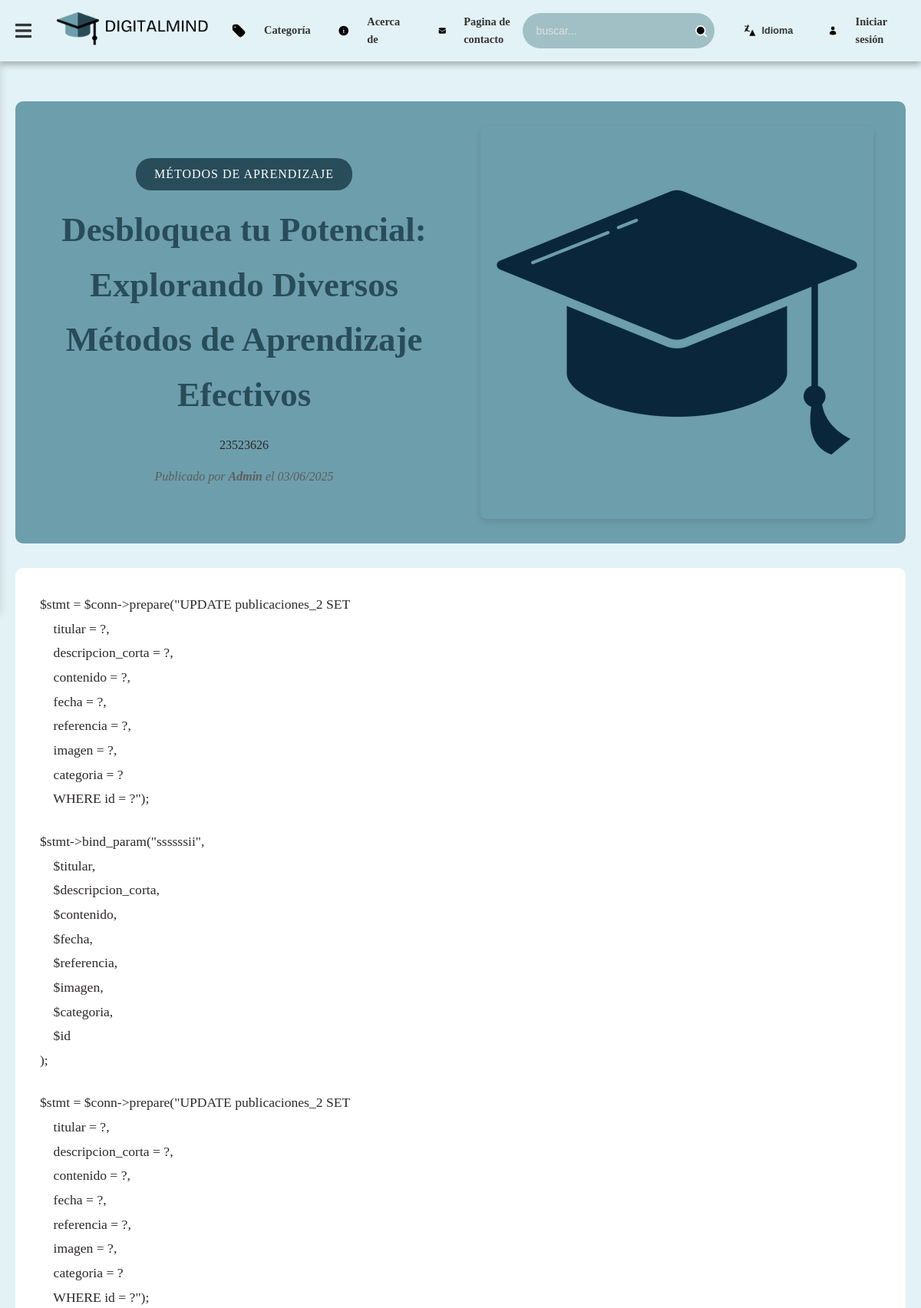
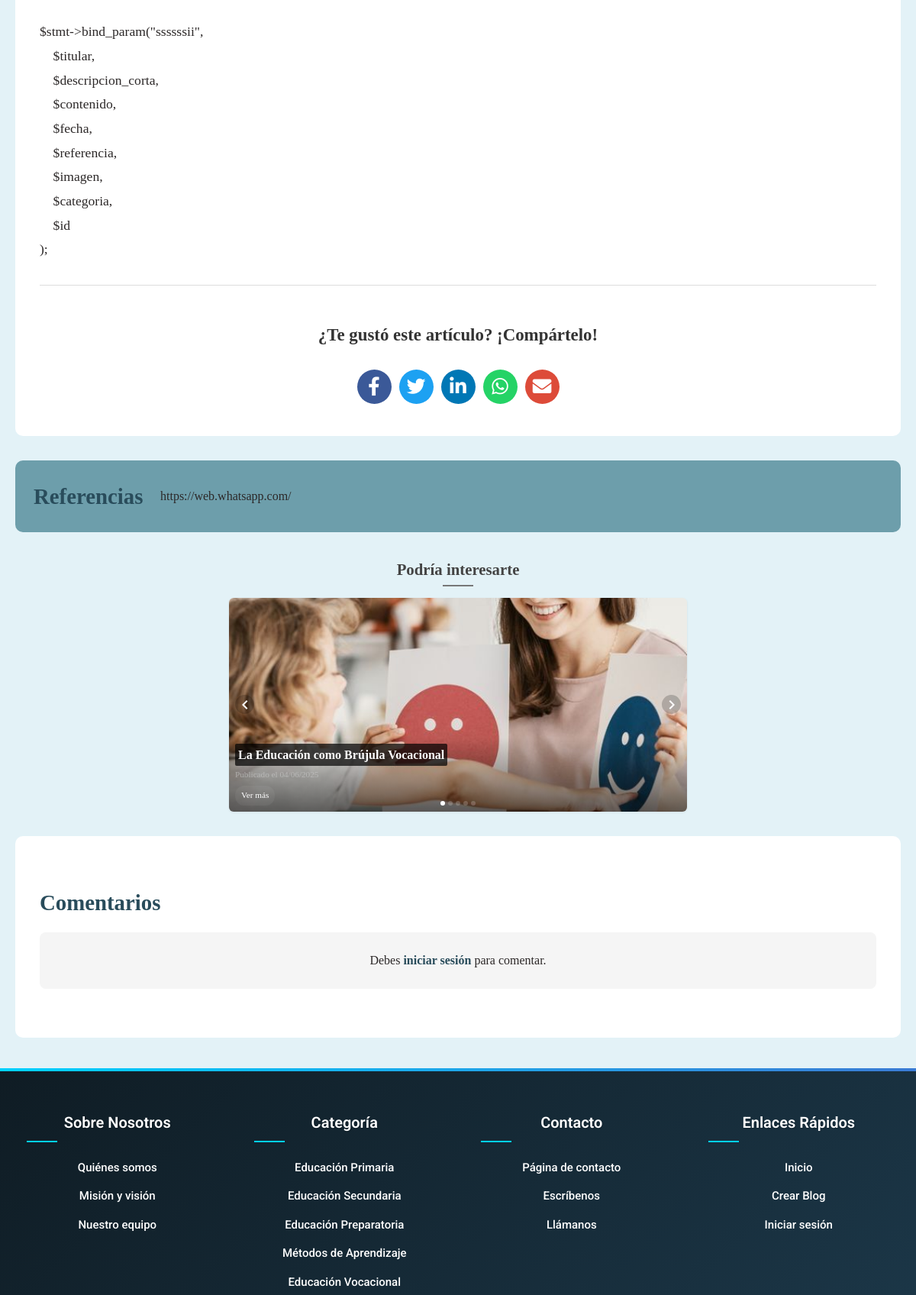
Screenshot of /PHP/post_completo.php (upper part) with the database file from the repository (2 pictures, top to bottom).
### tables this page shows
CREATE TABLE `publicaciones_2` (
  `id` int(11) NOT NULL,
  `titular` varchar(255) NOT NULL,
  `fecha` date NOT NULL,
  `descripcion_corta` varchar(255) NOT NULL,
  `contenido` text NOT NULL,
  `referencia` varchar(255) NOT NULL,
  `imagen` varchar(255) DEFAULT NULL COMMENT 'Ruta/nombre del archivo de imagen',
  `categoria` varchar(50) NOT NULL,
  `fecha_creacion` timestamp NOT NULL DEFAULT current_timestamp(),
  `total_ratings` int(11) DEFAULT 0,
  `rating_count` int(11) DEFAULT 0,
  `mensaje` varchar(255) NOT NULL,
  `estado` enum('publicado','archivado') DEFAULT 'publicado',
  `categoria_id` int(11) DEFAULT NULL
);

CREATE TABLE `categoria` (
  `id` int(11) NOT NULL,
  `nombre` varchar(100) NOT NULL,
  `descripcion_corta` varchar(255) DEFAULT NULL,
  `imagen` varchar(255) DEFAULT NULL
);

### PHP/post_completo.php (the view, shortened to what this page needs)
<?php
include 'blog_db.php';
$id = isset($_GET['id']) && is_numeric($_GET['id']) ? intval($_GET['id']) : null;
try {
    $sql = $id
        ? "SELECT p.*, c.nombre AS categoria_nombre FROM publicaciones_2 p LEFT JOIN categoria c ON p.categoria_id = c.id WHERE p.id = $id"
        : "SELECT p.*, c.nombre AS categoria_nombre FROM publicaciones_2 p LEFT JOIN categoria c ON p.categoria_id = c.id ORDER BY p.id DESC LIMIT 1";
    $resultado = $conn->query($sql);
    $post = $resultado->fetch_assoc();
    $id = $post['id'];
    $canonicalUrl = "https://" . $_SERVER['HTTP_HOST'] . $_SERVER['REQUEST_URI'];
    $tableCheck = $conn->query("SHOW TABLES LIKE 'comentarios'");
    $commentsTableExists = $tableCheck->num_rows > 0;
    $sql_carrusel = "SELECT * FROM publicaciones_2 WHERE id != $id ORDER BY RAND() LIMIT 5";
    $resultado_carrusel = $conn->query($sql_carrusel);
    $slides = [];
    if ($resultado_carrusel->num_rows > 0) {
        while ($fila = $resultado_carrusel->fetch_assoc()) {
            $slides[] = $fila;
        }
    }
} catch (mysqli_sql_exception $e) {
    die("Error de base de datos: " . $e->getMessage());
} catch (Exception $e) {
    die($e->getMessage());
}
include 'header.php';
?>
<!DOCTYPE html>
<html lang="es">
<head>
    <link rel="stylesheet" href="../css/modals.css">
    <link rel="stylesheet" href="../css/blog_style.css">
    <link rel="stylesheet" href="https://cdnjs.cloudflare.com/ajax/libs/font-awesome/5.15.4/css/all.min.css">
</head>
    <body>
        <main>
            <div class="progress-bar">
            </div>
            <div class="main-container">
                <header class="post-header">
                    <div class="post-header-text">
                        <span class="category-tag"><?php echo htmlspecialchars($post['categoria_nombre'] ?? 'Sin categoría'); ?></span>
                        <h1><?php echo htmlspecialchars($post['titular']); ?></h1>
                        <p><?php echo htmlspecialchars($post['descripcion_corta']); ?></p>
                        <div class="post-meta">
                            <p>Publicado por <strong><?php echo htmlspecialchars($post['autor'] ?? 'Admin'); ?></strong> el <?php echo date('d/m/Y', strtotime($post['fecha'])); ?></p>
                        </div>
                    </div>
                    <div class="post-header-image">
                        <?php if (!empty($post['imagen'])): ?>
                            <img src="../images/publicaciones/<?php echo htmlspecialchars($post['imagen']); ?>" alt="<?php echo htmlspecialchars($post['titular']); ?>">
                        <?php else: ?>
                            <img src="../images/default-post.jpg" alt="Imagen por defecto">
                        <?php endif; ?>
                    </div>
                </header>
                <article class="post-content">
                    <?php echo $post['contenido']; ?>
                    <div class="social-share-bottom">
                        <h3>¿Te gustó este artículo? ¡Compártelo!</h3>
                        <div class="share-buttons">
                            <a href="https://www.facebook.com/sharer/sharer.php?u=<?php echo urlencode($canonicalUrl); ?>" target="_blank" rel="noopener noreferrer" class="share-button facebook" title="Compartir en Facebook">
                                <i class="fab fa-facebook-f"></i>
                            </a>
                            <a href="https://twitter.com/intent/tweet?text=<?php echo urlencode(htmlspecialchars($post['titular'])) . ' ' . urlencode($canonicalUrl); ?>" target="_blank" rel="noopener noreferrer" class="share-button twitter" title="Compartir en Twitter">
                                <i class="fab fa-twitter"></i>
                            </a>
                            <a href="https://www.linkedin.com/shareArticle?mini=true&url=<?php echo urlencode($canonicalUrl); ?>&title=<?php echo urlencode(htmlspecialchars($post['titular'])); ?>&summary=<?php echo urlencode(htmlspecialchars($post['descripcion_corta'])); ?>" target="_blank" rel="noopener noreferrer" class="share-button linkedin" title="Compartir en LinkedIn">
                                <i class="fab fa-linkedin-in"></i>
                            </a>
                            <a href="whatsapp://send?text=<?php echo urlencode(htmlspecialchars($post['titular']) . ' - ' . $canonicalUrl); ?>" target="_blank" rel="noopener noreferrer" class="share-button whatsapp" title="Compartir en WhatsApp">
                                <i class="fab fa-whatsapp"></i>
                            </a>
                            <a href="mailto:?subject=<?php echo urlencode(htmlspecialchars($post['titular'])); ?>&body=<?php echo urlencode("Mira este artículo: " . $canonicalUrl); ?>" class="share-button email" title="Compartir por email">
                                <i class="fas fa-envelope"></i>
                            </a>
                        </div>
                    </div>
                </article>
                <?php if (!empty($post['referencia'])): ?>
                <section class="references-container">
                    <div class="references-content">
                        <h2>Referencias</h2>
                        <p><?php echo htmlspecialchars($post['referencia']); ?></p>
                    </div>
                </section>
                <?php endif; ?>
                <section class="related-posts-carousel">
                    <h2>Podría interesarte</h2>
                    <?php if (!empty($slides)): ?>
                        <div class="carousel-container">
                            <div class="carousel-slides" id="postCarouselSlides">
                                <?php foreach ($slides as $index => $slide): ?>
                                    <div class="carousel-slide">
                                        <?php
                                    $imagen = !empty($slide['imagen'])
            ? '../images/publicaciones/' . htmlspecialchars($slide['imagen'], ENT_QUOTES, 'UTF-8')
            : '../images/escuela1.jpg';
                                        ?>
                                        <img src="<?php echo $imagen; ?>" alt="<?php echo htmlspecialchars($slide['titular']); ?>" class="carousel-image">
                                        <div class="carousel-caption">
                                            <h3><?php echo htmlspecialchars($slide['titular']); ?></h3>
                                            <span class="carousel-date">Publicado el <?php echo date("d/m/Y", strtotime($slide['fecha'])); ?></span>
                                            <a href="post_completo.php?id=<?php echo $slide['id']; ?>" class="carousel-link">Ver más</a>
                                        </div>
                                    </div>
                                <?php endforeach; ?>
                            </div>
                            <?php if (count($slides) > 1): ?>
                                <div class="carousel-controls">
                                    <button class="carousel-control post-carousel-prev">
                                        <svg xmlns="http://www.w3.org/2000/svg" viewBox="0 0 24 24" fill="currentColor" width="24" height="24">
                                            <path d="M15.41 7.41L14 6l-6 6 6 6 1.41-1.41L10.83 12z"/>
                                        </svg>
                                    </button>
                                    <button class="carousel-control post-carousel-next">
                                        <svg xmlns="http://www.w3.org/2000/svg" viewBox="0 0 24 24" fill="currentColor" width="24" height="24">
                                            <path d="M10 6L8.59 7.41 13.17 12l-4.58 4.59L10 18l6-6z"/>
                                        </svg>
                                    </button>
                                </div>
                                <div class="carousel-indicators" id="postCarouselIndicators">
                                    <?php for ($i = 0; $i < count($slides); $i++): ?>
                                        <div class="carousel-indicator <?php echo $i === 0 ? 'active' : ''; ?>" data-index="<?php echo $i; ?>"></div>
                                    <?php endfor; ?>
                                </div>
                            <?php endif; ?>
                        </div>
                    <?php else: ?>
                        <p>No hay publicaciones relacionadas disponibles.</p>
                    <?php endif; ?>
                </section>
                <section class="comments-section" id="comments">
    <h2>Comentarios</h2>
    <?php if (!$commentsTableExists): ?>
        <div class="no-comments">
            <p>El sistema de comentarios no está disponible temporalmente.</p>
        </div>
    <?php else: ?>
        <div class="comment-form-container">
            <?php if (isset($_SESSION['usuario']) || isset($_SESSION['admin'])): ?>
                <form method="post" action="" id="commentForm">
                    <textarea name="comentario" placeholder="Escribe tu comentario..." required></textarea>
                    <input type="submit" name="enviar_comentario" value="Publicar comentario">
                </form>
            <?php else: ?>
                <div class="login-prompt">
                    <p>Debes <a href="login.php">iniciar sesión</a> para comentar.</p>
                </div>
            <?php endif; ?>
        </div>
    <?php endif; ?>
</section>
            </div>
        </main>
        <?php
        include 'dashboard.php';
        include 'footer.php';
        ?>
        <link rel="stylesheet" href="https://cdnjs.cloudflare.com/ajax/libs/font-awesome/5.15.4/css/all.min.css">
    </body>
</html>

### css/search.css (style rules this page uses)
.progress-bar { position: fixed; top: 80px; left: 0; width: 100%; height: 4px; background: transparent; z-index: 1000; }
.progress-bar { top: 80px; border-top: none; }

### css/blog_style.css (style rules this page uses)
:root { --primary-color: #294c5b; --secondary-color: #6d9eab; --background-color: #e3f2f7; --text-color: #2c2828; --light-gray: #f5f5f5; --white: #ffffff; }
* { box-sizing: border-box; margin: 0; padding: 0; }
body { font-family: 'CreatoDisplay', serif; background-color: var(--background-color); color: var(--text-color); line-height: 1.6; }
.main-container { max-width: 1200px; margin: 0 auto; padding: 0 20px; }
.post-header { background-color: var(--secondary-color); padding: 2rem; border-radius: 10px; margin: 2rem 0; display: flex; flex-direction: column; gap: 2rem; }
@media (min-width: 768px) { .post-header { flex-direction: row; align-items: center; } }
.post-header-text { flex: 1; text-align: center; }
.post-header-image { flex: 1; display: flex; justify-content: center; }
.post-header-image img { max-width: 100%; height: auto; border-radius: 8px; box-shadow: 0 4px 8px rgba(0, 0, 0, 0.1); }
h1, h2, h3 { font-family: 'CreatoDisplay', serif; color: var(--primary-color); }
h1 { font-size: 2.2rem; margin-bottom: 1rem; }
@media (min-width: 768px) { h1 { font-size: 2.8rem; } }
h2 { font-size: 1.8rem; margin: 2rem 0 1rem; }
h3 { font-size: 1.5rem; margin: 1.5rem 0 1rem; }
.category-tag { font-family: 'CreatoDisplay', serif; display: inline-block; background-color: var(--primary-color); color: var(--white); padding: 0.5rem 1.5rem; border-radius: 20px; font-size: 1rem; margin-bottom: 1rem; text-transform: uppercase; letter-spacing: 1px; }
.post-meta { font-family: 'CreatoDisplay', serif; font-style: italic; color: #5d5d5d; margin-top: 1rem; font-size: 1rem; }
.post-content { background-color: var(--white); padding: 2rem; border-radius: 10px; margin: 2rem 0; font-size: 1.1rem; line-height: 1.8; }
.post-content p { margin-bottom: 1.5rem; }
.references-container { background-color: var(--secondary-color); padding: 1.5rem; border-radius: 10px; margin: 2rem 0; }
.references-content { display: flex; flex-direction: column; gap: 1rem; }
@media (min-width: 768px) { .references-content { flex-direction: row; align-items: center; } }
.references-content h2 { margin: 0; min-width: 150px; }
.references-content p { margin: 0; }
.comments-section { background-color: var(--white); padding: 2rem; border-radius: 10px; margin: 2rem 0; }
.login-prompt { text-align: center; padding: 1.5rem; background-color: var(--light-gray); border-radius: 8px; }
.login-prompt a { color: var(--primary-color); text-decoration: none; font-weight: bold; }
.progress-bar { position: fixed; width: 100%; height: 10px; margin-top: 1px; }

### rows the page displays
publicaciones_2: categoria.nombre "MÉTODOS DE APRENDIZAJE", titular "Desbloquea tu Potencial: Explorando Diversos Métodos de Aprendizaje Efectivos", descripcion_corta "23523626", fecha "03/06/2025", imagen (picture), contenido "$stmt = $conn->prepare(\"UPDATE publicaciones_2 SET titular = ?, descripcion_corta = ?, contenido = ?, fecha = ?, referencia = ?, imagen = ?, categoria = ? WHERE id = ?\"); $stmt->bind_param(\"ssssssii\", $titular, $descripcion_corta, $contenido, $fecha, $referencia, $imagen, $categoria, $id ); $stmt = $conn->prepare(\"UPDATE publicaciones_2 SET titular = ?, descripcion_corta = ?, contenido = ?, fecha = ?, referencia = ?, imagen = ?, categoria = ? WHERE id = ?\"); $stmt->bind_param(\"ssssssii\", $titular, $descripcion_corta, $contenido, $fecha, $referencia, $imagen, $categoria, $id );", referencia "https://web.whatsapp.com/"
publicaciones_2: imagen (picture), titular "La Educación como Brújula Vocacional", fecha "04/06/2025"

### other values shown
$post['autor'] "Admin"
